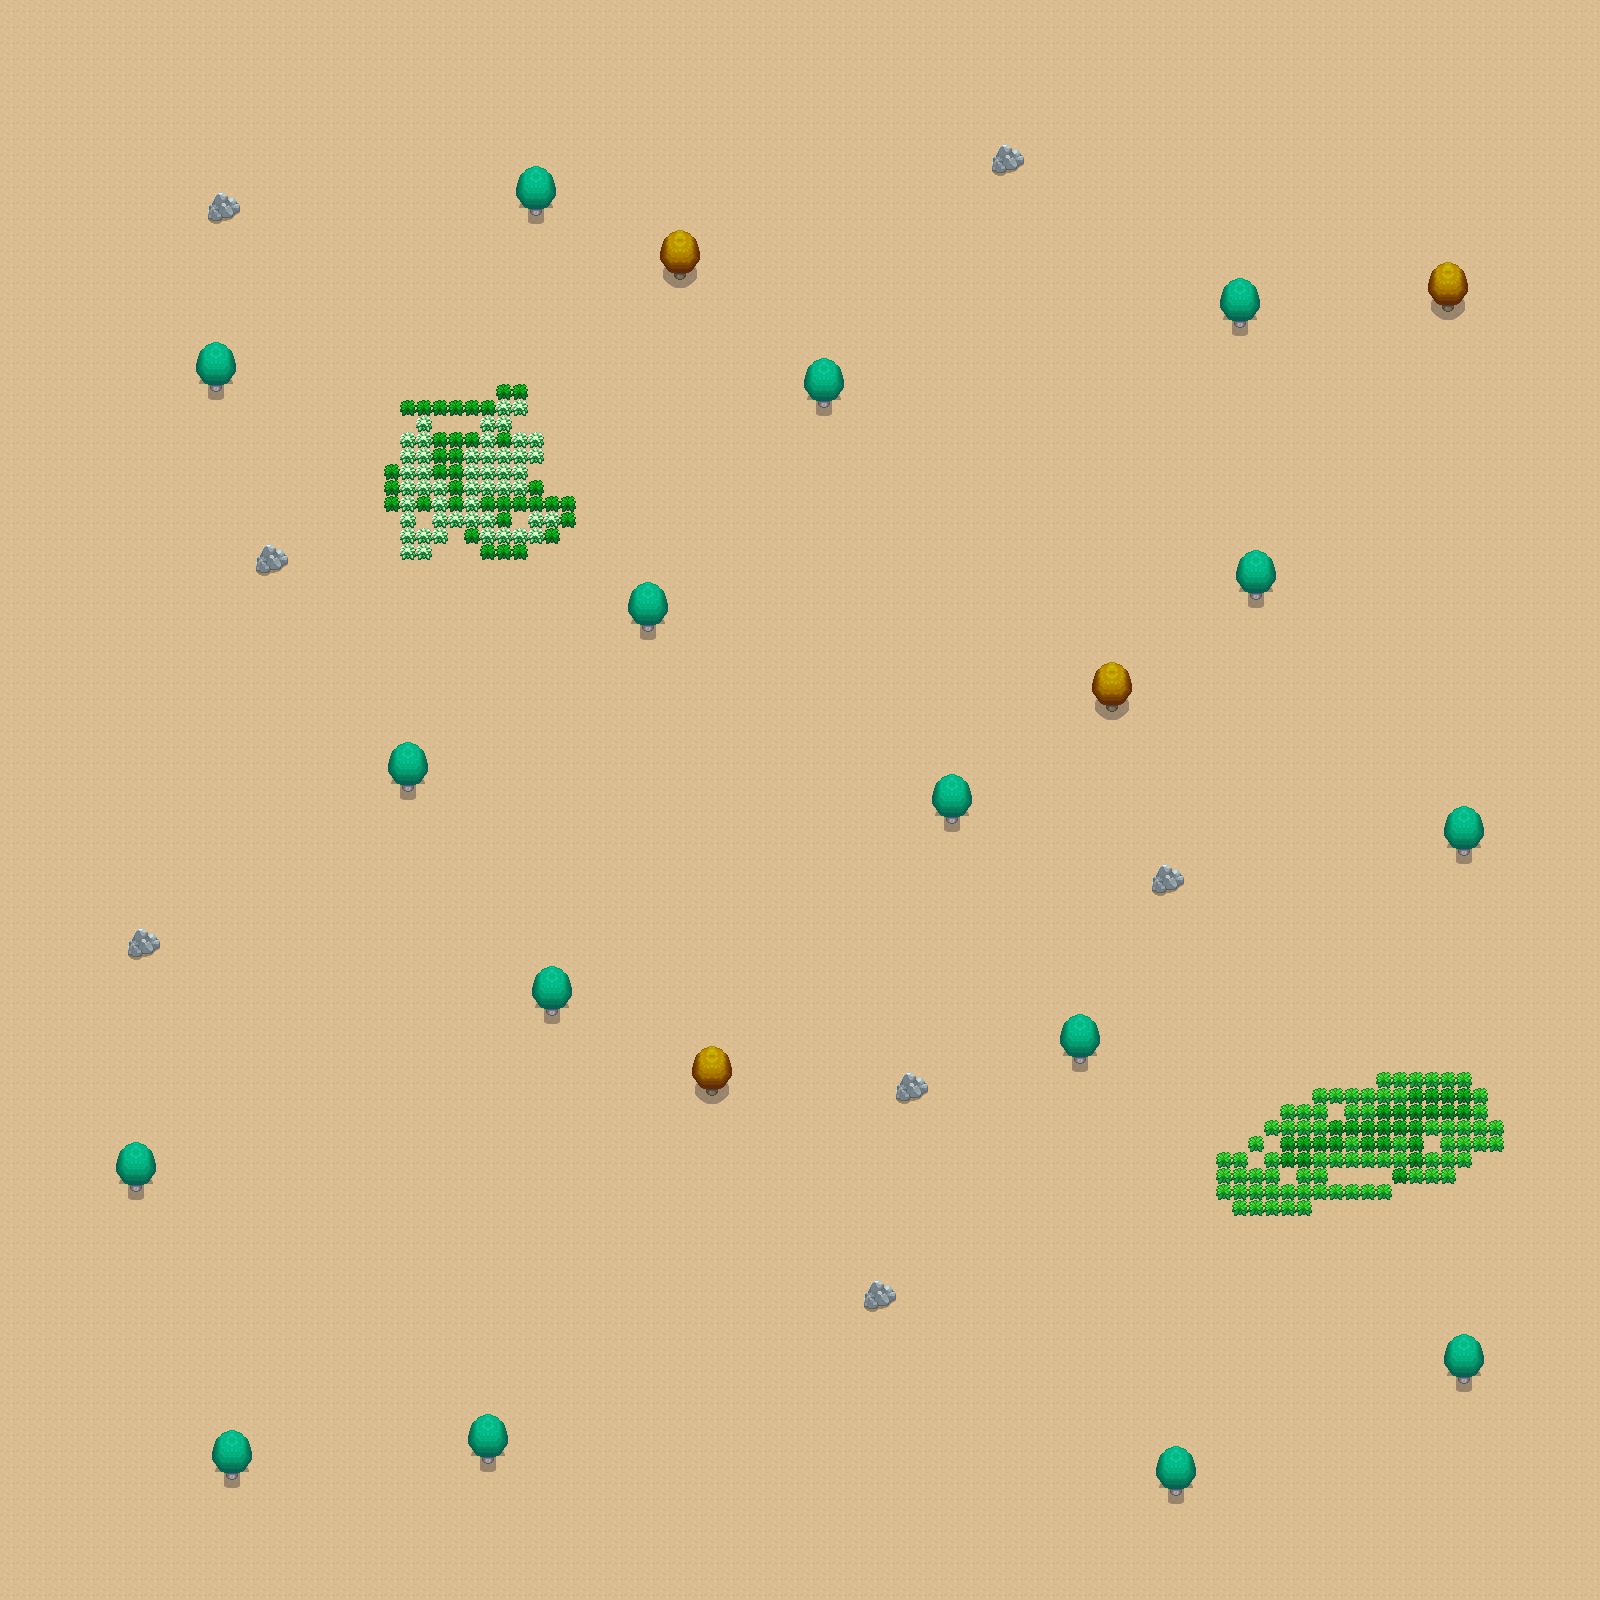

The image is a tile-based game level rendered from a .tmx file. Its description and source (layers, tilesets, objects; grid data summarised) follow:
An orthogonal 100x100 tile map with 16x16 px tiles, 2 tile layers (Tile Layer 1, collision) and 3 objects.

<map version="1.0" orientation="orthogonal" renderorder="right-down" width="100" height="100" tilewidth="16" tileheight="16" nextobjectid="8">
 <tileset firstgid="1" name="public_tileset_by_orohnpokemon-d4vpcfu" tilewidth="16" tileheight="16" tilecount="2376" columns="54">
  <image source="public_tileset_by_orohnpokemon-d4vpcfu.png" width="864" height="705" />
 </tileset>
 <layer name="Tile Layer 1" width="100" height="100">
  <data>[10000 cells, 10000 non-empty, 2 distinct tile ids]</data>
 </layer>
 <layer name="collision" width="100" height="100">
  <data>[10000 cells, 423 non-empty, 30 distinct tile ids]</data>
 </layer>
 <objectgroup name="objects">
  <object id="4" x="608" y="720" width="32" height="32" />
  <object id="6" x="688" y="720" width="32" height="32" />
  <object id="7" x="656" y="768" width="32" height="32" />
 </objectgroup>
</map>
